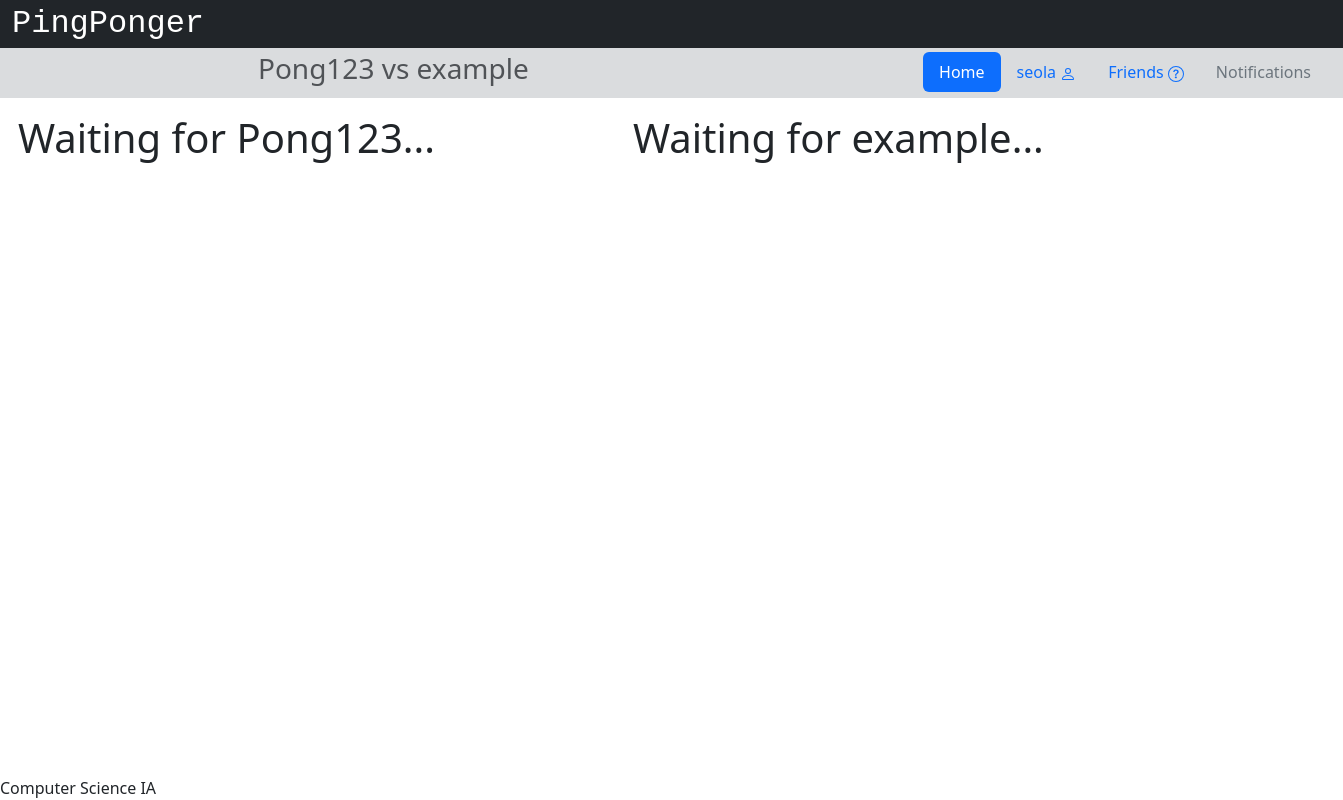
Page /match/108/dhuZDpyETk (signed in) on the committed database.
### app/models.py (models this page shows, shortened)
class User(db.Model, UserMixin):
    __tablename__ = 'users'
    id = db.Column(db.Integer, primary_key=True)
    username = db.Column(db.String(32), nullable=False)
    email = db.Column(db.String(320), index=True, unique=True, nullable=False)
    password_hash = db.Column(db.String(128))
    join_date = db.Column(db.DateTime(timezone=True), default=datetime.now)
    experience = db.Column(db.String(12))
    age_group = db.Column(db.String(6))
    location_id = db.Column(db.Integer, db.ForeignKey('locations.id'))
    location = db.relationship('Location', back_populates='users')
    notifications = db.Relationship('Notification', back_populates='user', order_by='Notification.id.desc()')

### app/views.py (the view)
@app.route('/match/<matchID>/<unique>')
@login_required
def match(matchID, unique):
    match = Match.query.get(matchID)
    if len(match.sets) >= match.setiCount:
        flash("You've already played this match.")
        return redirect(url_for('oneMatch', id=match.id))
    u1 = User.query.get(match.friendship.friendA)
    u2 = User.query.get(match.friendship.friendB)
    return render_template('match.html', u1=u1, u2=u2, unique=unique, u1Score=0, u2Score=0, matchID=matchID)

### app/views.py (called while the page is built)
@login_manager.user_loader
def load_user(user_id):
    return User.query.get(int(user_id))

### app/templates/match.html (shortened to what this page needs)
{% extends "base.html" %}
{% block head %}
    {{ super() }}
{% endblock %}
{% block pagetitle %}{{u1.username}} vs {{u2.username}}{% endblock %}
{% block content %}
<div class="container-fluid p-3">
	<div id="gameview" class="row justify-content-between">
		<div class="col-md-4 text-center">
            <h1 id="u1">Waiting for {{u1.username}}...</h1>
		</div>
		<div class="col-md-4 text-center">
            <h1 id="u2">Waiting for {{u2.username}}...</h1>
		</div>
		<div class="col-md-1">
		</div>
	</div>
	</div>
</div>
{% endblock %}

### app/templates/base.html (shortened to what this page needs)
<!DOCTYPE html>
<html lang="en">
    <head>
        {% block head %}
        <link href="https://cdn.jsdelivr.net/npm/bootstrap@5.3.2/dist/css/bootstrap.min.css" rel="stylesheet">
        <link rel="stylesheet" href="https://cdnjs.cloudflare.com/ajax/libs/font-awesome/4.7.0/css/font-awesome.min.css">
        <link rel="stylesheet" href="{{ url_for('static', filename='style.css') }}">
        {% endblock %}
    </head>
    <body>
        <div id="header">
            {% block header %}
            <div class="container-fluid">
                <div class="row bg-dark">
                    <a class="navbar-brand text-white" style="font-size: 2rem; font-family: var(--bs-font-monospace) !important;" href="/">PingPonger</a>
                </div>
                <div class="row bg-secondary bg-opacity-25 p-1">
                    <div class="col-7">
                        <h3 class="text-muted d-flex justify-content-center">
                            {% block pagetitle %}{% endblock %}
                        </h3>
                    </div>
                    <div class="col-5 d-flex justify-content-end">
                        <ul class="nav nav-pills">
                            <li class="nav-item">
                                <a class="nav-link active" href="/">Home</a>
                            </li>
                            <li class="nav-item">
                                {% if current_user.is_authenticated %}
                                    <li class="nav-item">
                                        <a class="nav-link" href="{{url_for('profile', username=current_user.username, userID=current_user.id)}}">{{current_user.username}}
                                        </a>
                                    </li>
                                    {% else %}
                                    <li class="nav-item">
                                        <a class="nav-link" href="/login">Log In</a>
                                    </li>
                                {% endif %}
                            </li>
                            <li class="nav-item">
                                <a class="nav-link" href="{{url_for('allusers', who='friends')}}">
                                        Friends
                                </a>
                            </li>
                            <li class="nav-item">
                                <a class="nav-link text-secondary" href="/notifications">Notifications</a>
                            </li>
                        </ul>
                    </div>
                </div>
            </div>
            {% endblock %}
        </div>
        <div id="content">{% block content %}{% endblock %}</div>
        <div id="footer" class="fixed-bottom">
            {% block footer %}
            Computer Science IA
            {% endblock %}
        </div>
    </body>
</html>

### app/static/style.css (style rules this page uses)
div { text-align: justify; text-justify: inter-word; }

### rows in the picture
User: username "Pong123"
User: username "example"
User: username "seola"
